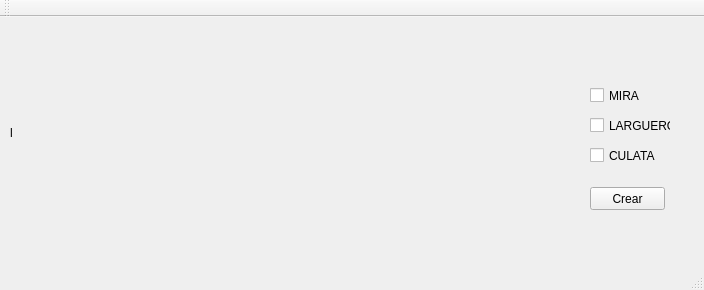
<?xml version="1.0" encoding="UTF-8"?>
<ui version="4.0">
 <class>MainWindow</class>
 <widget class="QMainWindow" name="MainWindow">
  <property name="geometry">
   <rect>
    <x>0</x>
    <y>0</y>
    <width>704</width>
    <height>290</height>
   </rect>
  </property>
  <property name="windowTitle">
   <string>MainWindow</string>
  </property>
  <widget class="QWidget" name="centralWidget">
   <widget class="QCheckBox" name="mira">
    <property name="geometry">
     <rect>
      <x>590</x>
      <y>70</y>
      <width>70</width>
      <height>17</height>
     </rect>
    </property>
    <property name="text">
     <string>MIRA</string>
    </property>
   </widget>
   <widget class="QCheckBox" name="largo">
    <property name="geometry">
     <rect>
      <x>590</x>
      <y>100</y>
      <width>81</width>
      <height>17</height>
     </rect>
    </property>
    <property name="text">
     <string>LARGUERO</string>
    </property>
   </widget>
   <widget class="QCheckBox" name="culata">
    <property name="geometry">
     <rect>
      <x>590</x>
      <y>130</y>
      <width>70</width>
      <height>17</height>
     </rect>
    </property>
    <property name="text">
     <string>CULATA</string>
    </property>
   </widget>
   <widget class="QPushButton" name="pushButton">
    <property name="geometry">
     <rect>
      <x>590</x>
      <y>170</y>
      <width>75</width>
      <height>23</height>
     </rect>
    </property>
    <property name="text">
     <string>Crear</string>
    </property>
   </widget>
   <widget class="QLabel" name="l_area">
    <property name="geometry">
     <rect>
      <x>10</x>
      <y>10</y>
      <width>541</width>
      <height>211</height>
     </rect>
    </property>
    <property name="text">
     <string>l</string>
    </property>
   </widget>
  </widget>
  <widget class="QMenuBar" name="menuBar">
   <property name="geometry">
    <rect>
     <x>0</x>
     <y>0</y>
     <width>704</width>
     <height>21</height>
    </rect>
   </property>
  </widget>
  <widget class="QToolBar" name="mainToolBar">
   <attribute name="toolBarArea">
    <enum>TopToolBarArea</enum>
   </attribute>
   <attribute name="toolBarBreak">
    <bool>false</bool>
   </attribute>
  </widget>
  <widget class="QStatusBar" name="statusBar"/>
 </widget>
 <layoutdefault spacing="6" margin="11"/>
 <resources/>
 <connections/>
</ui>
